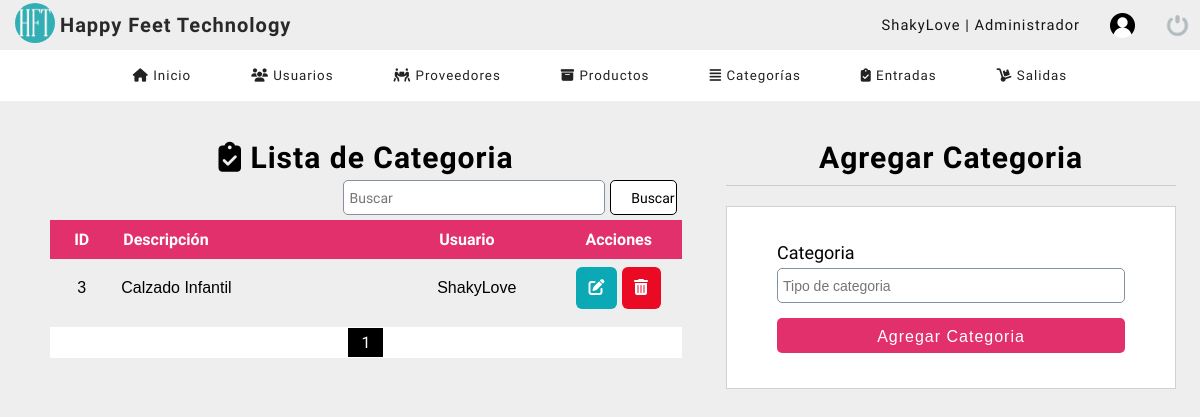
The page /dashboard/buscar_categoria.php?busqueda=Calzado Infantil (signed in) on the database its author committed.
### tables this page shows
CREATE TABLE `categorias` (
  `categoria_id` int(11) NOT NULL,
  `descripcion` text NOT NULL,
  `usuario_id` int(11) NOT NULL,
  `estatus` int(11) NOT NULL DEFAULT 1
);

CREATE TABLE `usuarios` (
  `codigo` int(11) NOT NULL,
  `nombre` varchar(50) DEFAULT NULL,
  `correo` varchar(50) DEFAULT NULL,
  `usuario` varchar(50) DEFAULT NULL,
  `contraseña` varchar(50) DEFAULT NULL,
  `rol` int(11) DEFAULT NULL,
  `estatus` int(11) NOT NULL DEFAULT 1
);

### dashboard/buscar_categoria.php (the view, shortened to what this page needs)
<?php
    include "../bd/conn.php";
?>
<!DOCTYPE html>
<html lang="en">
<head>
	<?php include "includes/scripts.php"; ?>
</head>
<body>
	<?php include "includes/header.php" ?>
    <section id="container">
        <?php
            $busqueda = strtolower($_REQUEST['busqueda']);
        ?>
    <div class="cont-categoria" style="display: flex; width: 100%; height: 100%; justify-content: center;">
        <div class="tabla-usuario" style="width: 60%; margin-top: 30px">
            <h1><i class="fas fa-clipboard-check"></i> Lista de Categoria</h1>
            <div class="botones" style="width: 95%; justify-content: flex-end;">
                <div class="botones-2" style="width: 50%; ">
                        <form action="listar_categoria.php" method="get" class="form-search" style="width: 100%;">
                            <input type="text" name="busqueda" id="busqueda" placeholder="Buscar" class="barra-search">
                            <input type="submit" value="Buscar" class="btn-search">
                        </form>
                </div>
            </div>
            <div class="table">
                <table>
                    <tr>
                        <th style="text-align: center; width: 10%;">ID</th>
                        <th style="width: 50%;">Descripción</th>
                        <th style="width: 20%;">Usuario</th>
                        <th style="text-align: center; width: 20%">Acciones</th>
                    </tr>
                    <?php
                        $sql_registe = mysqli_query($conn, "SELECT COUNT(*) as total_registro FROM categorias
                                                                    WHERE ( categoria_id  LIKE '%.$busqueda.%' OR
                                                                            descripcion  LIKE '%$busqueda%' OR
                                                                            usuario_id LIKE '%$busqueda%')
                                                                    AND estatus = 1");
                        $row_registe = mysqli_fetch_array($sql_registe);
                        $total_registro = $row_registe['total_registro'];
                        $por_pagina = 6 ;
                        if(empty($_GET['pagina'])){
                            $pagina = 1;
                        }else{
                            $pagina = $_GET['pagina'];
                        }
                        $desde = ($pagina - 1 ) * $por_pagina;
                        $total_paginas = ceil($total_registro / $por_pagina);
                        $query = mysqli_query($conn, "SELECT c.categoria_id, c.descripcion, u.usuario
                                                            FROM categorias c INNER JOIN usuarios u ON c.usuario_id = u.codigo
                                                            WHERE ( c.categoria_id  LIKE '%.$busqueda.%' OR
                                                                        c.descripcion  LIKE '%$busqueda%' OR
                                                                        u.usuario LIKE '%$busqueda%')
                                                            AND c.estatus = 1
                                                            ORDER BY c.categoria_id ASC
                                                            LIMIT $desde, $por_pagina");
                        $resltado = mysqli_num_rows($query);
                        if($resltado > 0){
                            while($row = mysqli_fetch_array($query)){
                    ?>
                            <?php
                            $clase = 0;
                            if($_SESSION['rol'] == 1){
                                $clase = 1;
                            }else{
                                $clase = 1;
                            }
                            ?>
                                <tr class="rol-<?php echo $clase ?>">
                                <td style="text-align: center;"><?php echo $row['categoria_id']; ?></td>
                                <td><?php echo $row['descripcion']; ?></td>
                                <td><?php echo $row['usuario']; ?></td>
                                <td style="text-align: center;" class="acc">
                                    <a class="link_edit" href="editar_categoria.php?id_categoria=<?php echo $row['categoria_id']; ?>">
                                        <i class="fas fa-edit"></i>
                                    </a>
                                    <a class="link_delete" href="eliminar_categoria.php?id_categoria=<?php echo $row['categoria_id']; ?>">
                                        <i class="fas fa-trash-alt"></i>
                                    </a>
                                <?php } ?>
                                </td>
                                <?php } ?>
                            </tr>
                </table>
            </div>
    <?php
        if($total_registro != 0){
    ?>
            <div class="paginador_pr">
                <div class="paginador">
                        <ul>
                    <?php
                        for ($i=1; $i <= $total_paginas; $i++){
                            if($i == $pagina){
                                echo '<li class="pageSelected">'.$i.'</li>';
                            }else{
                                echo '<li><a href="?pagina='.$i.'&busqueda='.$busqueda.'">'.$i.'</a></li>';
                            }
                        }
                    ?>
                        </ul>
                </div>
            </div>
    <?php } ?>
        </div>
        <div class="form_register" style="margin-top: 30px;">
            <h1> Agregar Categoria</h1>
            <hr>
            <form action="" method="POST">
                <label for="nombre">Categoria</label>
                <input type="text" name="nombre" placeholder="Tipo de categoria" id="nombre">
                <input type="submit" class="btn-save" value="Agregar Categoria">
            </form>
        </div>
    </div>
    </section>
</body>
</html>

### dashboard/css/style.css (style rules this page uses)
* { margin: 0; padding: 0; box-sizing: border-box; }
body { background: #eeeeee; }
h1, h2, h3, h4, h5, h6 { font-family: 'Handlee'; letter-spacing: 1px; }
h1 { font-size: 20px; margin-right: auto; }
a { text-decoration: none; font-family: arial; letter-spacing: 1px; }
#container { padding: 90px 15px 15px; height: 100%; }
section .form_register { width: 450px; margin: auto; margin-top: 10px; }
section .form_register h1 { color: black; text-align: center; font-size: 30px; font-family: 'Baloo 2'; margin-top: 20px; }
hr { border: 0; background: #CCC; height: 1px; margin: 10px 0; display: block; }
form { background: white; margin: auto; padding: 20px 50px; border: 1px solid #d1d1d1; }
label { display: block; font-size: 18px; font-family: 'Baloo 2'; margin: 15px auto 5px auto; }
input,select { display: block; width: 100%; height: 35px; font-size: 14px; padding: 5px; border: 1px solid #85929d; border-radius: 5px; }
.btn-save { font-size: 12pt; background: #E1306C; padding: 10px; color: white; letter-spacing: 1px; border: 0; cursor: pointer; margin: 15px auto; }
.tabla-usuario { margin-top: 10px; }
.tabla-usuario h1 { color: black; text-align: center; font-size: 30px; font-family: 'Baloo 2'; margin-top: 20px; }
.tabla-usuario .botones { display: flex; justify-content: center; }
.botones-2 { width: 90%; }
.table { display: flex; justify-content: center; }
table { border-collapse: collapse; font-size: 12pt; width: 90%; justify-content: center; }
th { font-family: 'Baloo 2'; text-align: start; padding: 10px; background: rgb(94, 94, 94); color: white; }
table tr:nth-child(odd) { background: white; }
table .rol-1 td { font-family: Arial, Helvetica, sans-serif; padding: 8px; }
.link_edit { display: inline-block; background: #0BA9B6; color: white; border-radius: 6px; padding: 12px; }
.link_delete { display: inline-block; background: #eb0a24; color: white; border-radius: 6px; padding: 12px; }
.paginador_pr { display: flex; justify-content: center; width: 100%; margin-top: 10px; }
.paginador { width: 90%; display: flex; justify-content: center; border: none; background: #FFF; }
.paginador ul { padding: 0; list-style: none; background: #FFF; margin-top: 0; display: -webkit-flex; display: -moz-flex; display: -ms-flex; display: -o-flex; display: inline-flex; }
.paginador a, .pageSelected { color: rgb(0, 0, 0); border: none; display: inline-block; font-size: 20; text-align: center; width: 35px; margin: 1px; padding: 5px; font-family: 'Baloo 2'; }
.pageSelected { color: white; background: black; }
.form-search { display: -webkit-flex; display: -moz-flex; display: -ms-flex; display: -o-flex; display: flex; float: right; background: #ededed; padding: 0; width: 40%; margin: 5px; border: none; }
.form-search .btn-search { background: white; color: black; border: 1px solid black; padding: 0 20px; cursor: pointer; width: 20%; margin-left: 5px; display: inline-block; font-family: 'Baloo 2'; }
.form-search .barra-search { background: rgb(255, 255, 255); font-family: 'Baloo 2'; }
.table table th { background: #E1306C; }

### rows shown on the page
categorias: categoria_id "3", descripcion "Calzado Infantil", usuario.usuario "ShakyLove"

### other values the page prints
$_SESSION['user'] "ShakyLove"
